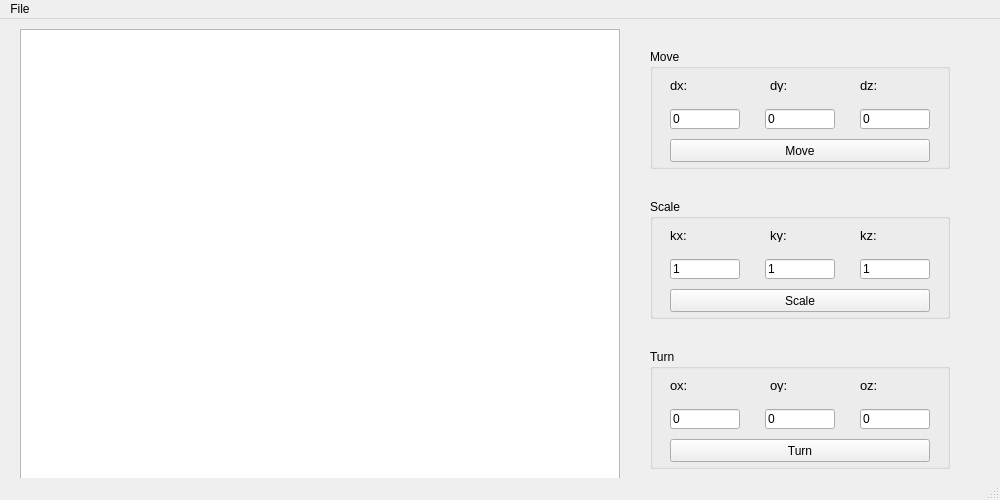
<?xml version="1.0" encoding="UTF-8"?>
<ui version="4.0">
 <class>MainWindow</class>
 <widget class="QMainWindow" name="MainWindow">
  <property name="geometry">
   <rect>
    <x>0</x>
    <y>0</y>
    <width>1000</width>
    <height>500</height>
   </rect>
  </property>
  <property name="windowTitle">
   <string>OOP Lab1 Winterpuma</string>
  </property>
  <widget class="QWidget" name="centralWidget">
   <widget class="QGraphicsView" name="graphicsView">
    <property name="geometry">
     <rect>
      <x>20</x>
      <y>10</y>
      <width>600</width>
      <height>450</height>
     </rect>
    </property>
   </widget>
   <widget class="QGroupBox" name="group_Move">
    <property name="geometry">
     <rect>
      <x>650</x>
      <y>30</y>
      <width>300</width>
      <height>120</height>
     </rect>
    </property>
    <property name="title">
     <string>Move</string>
    </property>
    <widget class="QLineEdit" name="lineEdit_MoveX">
     <property name="geometry">
      <rect>
       <x>20</x>
       <y>60</y>
       <width>70</width>
       <height>20</height>
      </rect>
     </property>
     <property name="text">
      <string>0</string>
     </property>
    </widget>
    <widget class="QLineEdit" name="lineEdit_MoveY">
     <property name="geometry">
      <rect>
       <x>115</x>
       <y>60</y>
       <width>70</width>
       <height>20</height>
      </rect>
     </property>
     <property name="text">
      <string>0</string>
     </property>
    </widget>
    <widget class="QLineEdit" name="lineEdit_MoveZ">
     <property name="geometry">
      <rect>
       <x>210</x>
       <y>60</y>
       <width>70</width>
       <height>20</height>
      </rect>
     </property>
     <property name="text">
      <string>0</string>
     </property>
    </widget>
    <widget class="QPushButton" name="button_Move">
     <property name="geometry">
      <rect>
       <x>20</x>
       <y>90</y>
       <width>260</width>
       <height>23</height>
      </rect>
     </property>
     <property name="text">
      <string>Move</string>
     </property>
    </widget>
    <widget class="QLabel" name="label_MoveX">
     <property name="geometry">
      <rect>
       <x>20</x>
       <y>30</y>
       <width>45</width>
       <height>13</height>
      </rect>
     </property>
     <property name="font">
      <font>
       <pointsize>10</pointsize>
      </font>
     </property>
     <property name="text">
      <string>dx:</string>
     </property>
    </widget>
    <widget class="QLabel" name="label_MoveY">
     <property name="geometry">
      <rect>
       <x>120</x>
       <y>30</y>
       <width>45</width>
       <height>13</height>
      </rect>
     </property>
     <property name="font">
      <font>
       <pointsize>10</pointsize>
      </font>
     </property>
     <property name="text">
      <string>dy:</string>
     </property>
    </widget>
    <widget class="QLabel" name="label_MoveZ">
     <property name="geometry">
      <rect>
       <x>210</x>
       <y>30</y>
       <width>45</width>
       <height>13</height>
      </rect>
     </property>
     <property name="font">
      <font>
       <pointsize>10</pointsize>
      </font>
     </property>
     <property name="text">
      <string>dz:</string>
     </property>
    </widget>
   </widget>
   <widget class="QGroupBox" name="group_Move_2">
    <property name="geometry">
     <rect>
      <x>650</x>
      <y>180</y>
      <width>300</width>
      <height>120</height>
     </rect>
    </property>
    <property name="title">
     <string>Scale</string>
    </property>
    <widget class="QLineEdit" name="lineEdit_ScaleX">
     <property name="geometry">
      <rect>
       <x>20</x>
       <y>60</y>
       <width>70</width>
       <height>20</height>
      </rect>
     </property>
     <property name="text">
      <string>1</string>
     </property>
    </widget>
    <widget class="QLineEdit" name="lineEdit_ScaleY">
     <property name="geometry">
      <rect>
       <x>115</x>
       <y>60</y>
       <width>70</width>
       <height>20</height>
      </rect>
     </property>
     <property name="text">
      <string>1</string>
     </property>
    </widget>
    <widget class="QLineEdit" name="lineEdit_ScaleZ">
     <property name="geometry">
      <rect>
       <x>210</x>
       <y>60</y>
       <width>70</width>
       <height>20</height>
      </rect>
     </property>
     <property name="text">
      <string>1</string>
     </property>
    </widget>
    <widget class="QPushButton" name="button_Scale">
     <property name="geometry">
      <rect>
       <x>20</x>
       <y>90</y>
       <width>260</width>
       <height>23</height>
      </rect>
     </property>
     <property name="text">
      <string>Scale</string>
     </property>
    </widget>
    <widget class="QLabel" name="label_ScaleX">
     <property name="geometry">
      <rect>
       <x>20</x>
       <y>30</y>
       <width>45</width>
       <height>13</height>
      </rect>
     </property>
     <property name="font">
      <font>
       <pointsize>10</pointsize>
      </font>
     </property>
     <property name="text">
      <string>kx:</string>
     </property>
    </widget>
    <widget class="QLabel" name="label_ScaleY">
     <property name="geometry">
      <rect>
       <x>120</x>
       <y>30</y>
       <width>45</width>
       <height>13</height>
      </rect>
     </property>
     <property name="font">
      <font>
       <pointsize>10</pointsize>
      </font>
     </property>
     <property name="text">
      <string>ky:</string>
     </property>
    </widget>
    <widget class="QLabel" name="label_ScaleZ">
     <property name="geometry">
      <rect>
       <x>210</x>
       <y>30</y>
       <width>45</width>
       <height>13</height>
      </rect>
     </property>
     <property name="font">
      <font>
       <pointsize>10</pointsize>
      </font>
     </property>
     <property name="text">
      <string>kz:</string>
     </property>
    </widget>
   </widget>
   <widget class="QGroupBox" name="group_Move_3">
    <property name="geometry">
     <rect>
      <x>650</x>
      <y>330</y>
      <width>300</width>
      <height>120</height>
     </rect>
    </property>
    <property name="title">
     <string>Turn</string>
    </property>
    <widget class="QLineEdit" name="lineEdit_TurnX">
     <property name="geometry">
      <rect>
       <x>20</x>
       <y>60</y>
       <width>70</width>
       <height>20</height>
      </rect>
     </property>
     <property name="text">
      <string>0</string>
     </property>
    </widget>
    <widget class="QLineEdit" name="lineEdit_TurnY">
     <property name="geometry">
      <rect>
       <x>115</x>
       <y>60</y>
       <width>70</width>
       <height>20</height>
      </rect>
     </property>
     <property name="text">
      <string>0</string>
     </property>
    </widget>
    <widget class="QLineEdit" name="lineEdit_TurnZ">
     <property name="geometry">
      <rect>
       <x>210</x>
       <y>60</y>
       <width>70</width>
       <height>20</height>
      </rect>
     </property>
     <property name="text">
      <string>0</string>
     </property>
    </widget>
    <widget class="QPushButton" name="button_Turn">
     <property name="geometry">
      <rect>
       <x>20</x>
       <y>90</y>
       <width>260</width>
       <height>23</height>
      </rect>
     </property>
     <property name="text">
      <string>Turn</string>
     </property>
    </widget>
    <widget class="QLabel" name="label_TurnX">
     <property name="geometry">
      <rect>
       <x>20</x>
       <y>30</y>
       <width>45</width>
       <height>13</height>
      </rect>
     </property>
     <property name="font">
      <font>
       <pointsize>10</pointsize>
      </font>
     </property>
     <property name="text">
      <string>ox:</string>
     </property>
    </widget>
    <widget class="QLabel" name="label_TurnY">
     <property name="geometry">
      <rect>
       <x>120</x>
       <y>30</y>
       <width>45</width>
       <height>13</height>
      </rect>
     </property>
     <property name="font">
      <font>
       <pointsize>10</pointsize>
      </font>
     </property>
     <property name="text">
      <string>oy:</string>
     </property>
    </widget>
    <widget class="QLabel" name="label_TurnZ">
     <property name="geometry">
      <rect>
       <x>210</x>
       <y>30</y>
       <width>45</width>
       <height>13</height>
      </rect>
     </property>
     <property name="font">
      <font>
       <pointsize>10</pointsize>
      </font>
     </property>
     <property name="text">
      <string>oz:</string>
     </property>
    </widget>
   </widget>
  </widget>
  <widget class="QMenuBar" name="menuBar">
   <property name="geometry">
    <rect>
     <x>0</x>
     <y>0</y>
     <width>1000</width>
     <height>21</height>
    </rect>
   </property>
   <widget class="QMenu" name="menuOOP_Lab1_Obergan">
    <property name="title">
     <string>File</string>
    </property>
    <addaction name="separator"/>
    <addaction name="actionOpen"/>
   </widget>
   <addaction name="menuOOP_Lab1_Obergan"/>
  </widget>
  <widget class="QStatusBar" name="statusBar"/>
  <action name="actionOpen">
   <property name="text">
    <string>Open</string>
   </property>
   <property name="shortcut">
    <string>Ctrl+O</string>
   </property>
  </action>
 </widget>
 <layoutdefault spacing="6" margin="11"/>
 <resources/>
 <connections/>
</ui>
